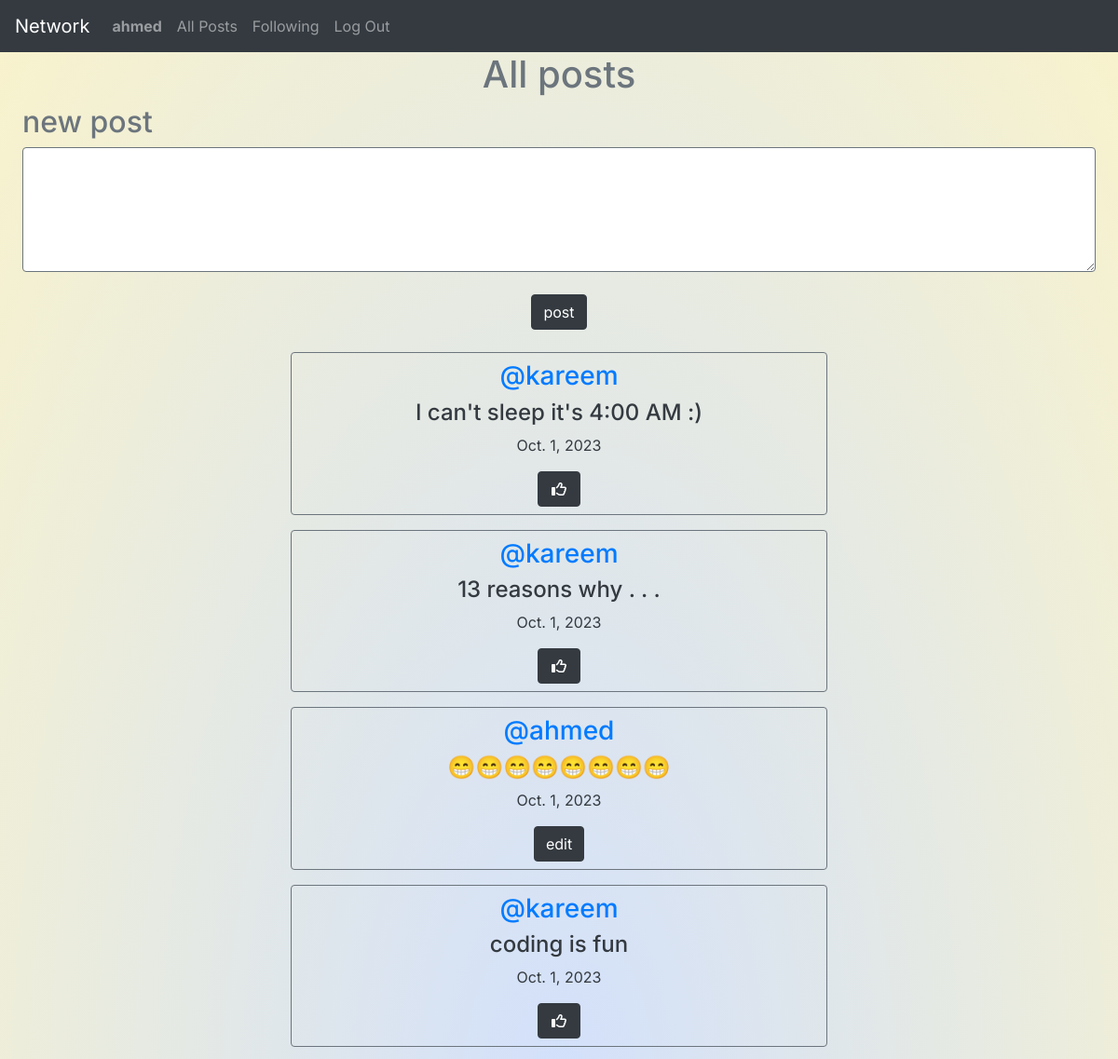
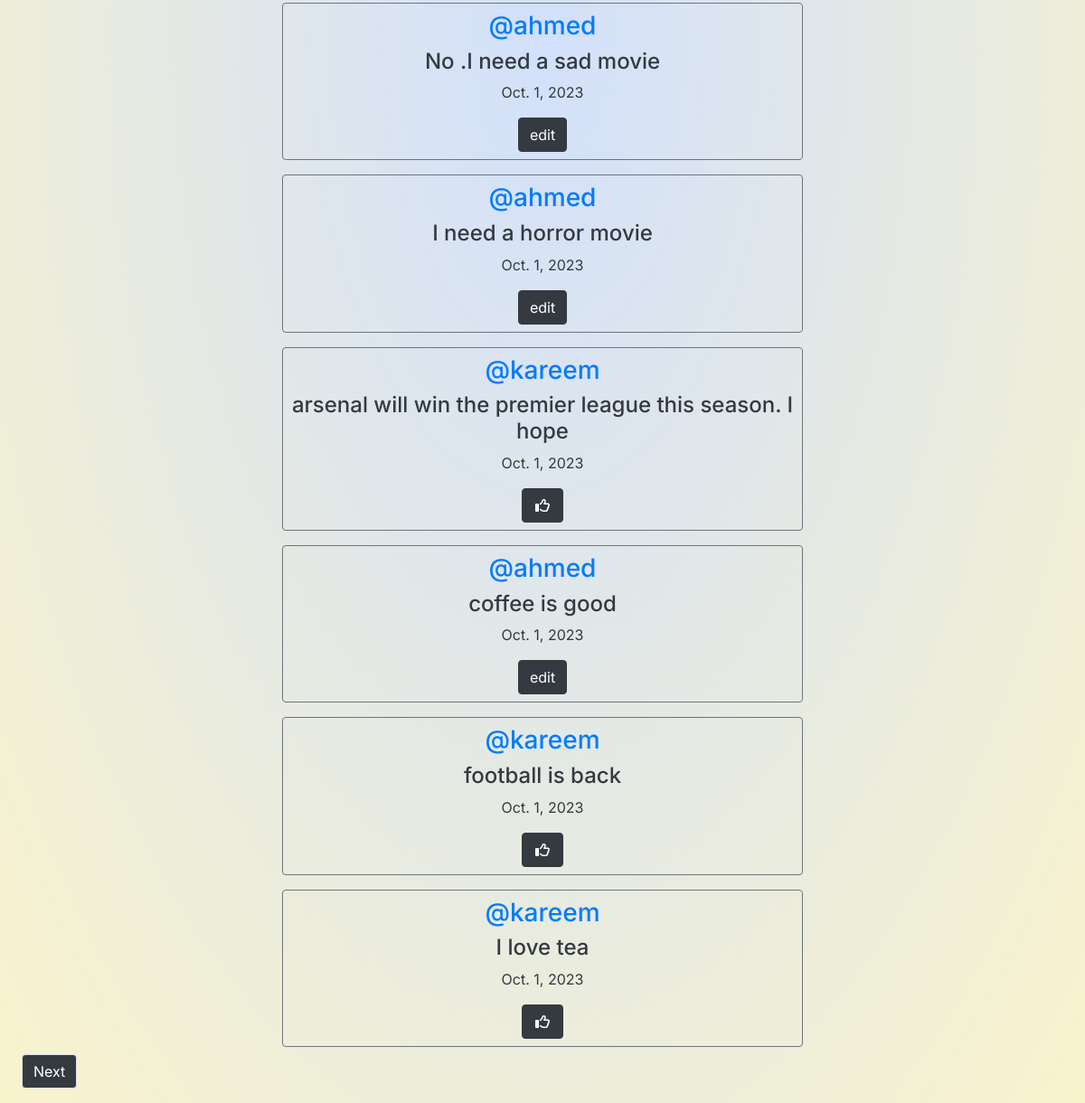
The app's page / (signed in) with its own data (2 pictures, top to bottom).
### network/models.py (models this page shows, shortened)
class User(AbstractUser):
    pass

class Post(models.Model):
    content = models.CharField(max_length=150)
    user = models.ForeignKey(User,on_delete=models.CASCADE,related_name="user")
    date = models.DateField(auto_now_add=True)

### network/views.py (the view)
# urls.py: path("", views.index, name="index"),
def index(request):
    all_posts = Post.objects.all().order_by("id").reverse()
    paginator  = Paginator (all_posts , 10)
    page_num = request.GET.get('page')
    post_page = paginator.get_page(page_num)
    likes = Like.objects.all()
    person_you_liked = []
    try:
        for l in likes:
            if (l.user.id == request.user.id) :
                person_you_liked.append(l.post.id)
    except:
        person_you_liked = []
    return render(request, "network/index.html",{
        "all_posts":all_posts,
        "post_page":post_page,
        "person_you_liked":person_you_liked
    })

### network/templates/network/index.html (shortened to what this page needs)
{% extends "network/layout.html" %}
{% block body %}
<h1 class="text-secondary text-center ">All posts</h1>
<div class="mt-2 ml-4 mr-4">
  {% if user.is_authenticated %}
  <h2 class="text-secondary ">new post</h2>
  <form action="{% url 'new_post' %}" method="post" class="form-group text-center">
    <textarea name="content" cols="10" rows="5" class="form-control border-secondary "></textarea>
    <br>
    <input type="submit" value="post" class="btn btn-dark ">
  </form>
  {% endif %}
  {% for p in post_page %}
  <div class="d-flex justify-content-center align-items-center">
    <div class="border border-secondary rounded p-2 m-2 text-dark text-center col-6 ">
      <h3><a href="{% url 'profile' user_id=p.user.id %}">@{{p.user}}</a></h3>
      <h4 id="content_{{ p.id }}">{{p.content}}</h4>
      <p>{{p.date}}</p>
      {% if user.is_authenticated %}
      {% if user == p.user %}
      <button class="btn btn-dark" data-toggle="modal" data-target="#modal_edit_{{p.id}}">edit</button>
      {% else %}
      {% if p.id in person_you_liked %}
      <button id="{{p.id}}" class=" col-1 btn btn-dark fa-solid fa-thumbs-down"
        onclick="like('{{p.id}}' , '{{liked_content}}')"></button>
      {% else %}
      <button id="{{p.id}}" class=" col-1 btn btn-dark fa-solid fa-thumbs-up"
        onclick="like('{{p.id}}' , '{{liked_content}}')"></button>
      {% endif %}
      {% endif %}
      {% endif %}
    </div>
  </div>
  {% endfor %}
  <nav aria-label="Page navigation example">
    <ul class="pagination">
      {% if post_page.has_next%}
      <li class="page-item"><a class="page-link" href="?page={{post_page.next_page_number}}">Next</a></li>
      {% endif %}
    </ul>
  </nav>
</div>
{% endblock %}

### network/templates/network/layout.html (shortened to what this page needs)
{% load static %}
<!DOCTYPE html>
<html lang="en">
<head>
    <link rel="stylesheet" href="https://cdnjs.cloudflare.com/ajax/libs/font-awesome/6.4.2/css/all.min.css">
    <link rel="stylesheet" href="https://stackpath.bootstrapcdn.com/bootstrap/4.4.1/css/bootstrap.min.css"
>
    <link href="{% static 'network/styles.css' %}" rel="stylesheet">
</head>
<body>
    <nav class="navbar navbar-expand-lg navbar-dark bg-dark">
        <a class="navbar-brand" href="{% url 'index' %}">Network</a>
        <div>
            <ul class="navbar-nav mr-auto">
                {% if user.is_authenticated %}
                <li class="nav-item">
                    <a class="nav-link"
                        href="{% url 'profile' user_id=user.id %}"><strong>{{ user.username }}</strong></a>
                </li>
                {% endif %}
                <li class="nav-item">
                    <a class="nav-link" href="{% url 'index' %}">All Posts</a>
                </li>
                {% if user.is_authenticated %}
                <li class="nav-item">
                    <a class="nav-link" href="{% url 'following' %}">Following</a>
                </li>
                <li class="nav-item">
                    <a class="nav-link" href="{% url 'logout' %}">Log Out</a>
                </li>
                {% endif %}
            </ul>
        </div>
    </nav>
    <div class="body">
        {% block body %}
        {% endblock %}
    </div>
</body>
</html>

### network/static/network/styles.css (style rules this page uses)
body { background-image:radial-gradient( #D2E0FB , #F9F3CC); font-family: inter , sans-serif; }
.page-item a { background-color: #343a40; color: #fff; }

### records on screen
User: username "ahmed"
Post: user "kareem", content "I can't sleep it's 4:00 AM :)", date "Oct. 1, 2023"
Post: user "kareem", content "13 reasons why . . .", date "Oct. 1, 2023"
Post: user "ahmed", content "😁😁😁😁😁😁😁😁", date "Oct. 1, 2023"
Post: user "kareem", content "coding is fun", date "Oct. 1, 2023"
Post: user "ahmed", content "No .I need a sad movie", date "Oct. 1, 2023"
Post: user "ahmed", content "I need a horror movie", date "Oct. 1, 2023"
Post: user "kareem", content "arsenal will win the premier league this season. I hope", date "Oct. 1, 2023"
Post: user "ahmed", content "coffee is good", date "Oct. 1, 2023"
Post: user "kareem", content "football is back", date "Oct. 1, 2023"
Post: user "kareem", content "I love tea", date "Oct. 1, 2023"
